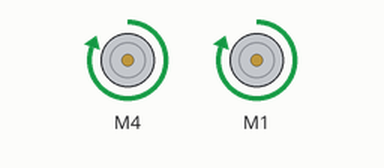
This sketch was run on a simulated Arduino Uno, built with avr-gcc and run on an emulated ATmega328P. On the bench: 2 × DC motor (green arrow = forward, orange = backward, longer = faster).

Above: at 0.1 s.
Timing chart, 0 to 1.6 s (numbered marks = the images above):
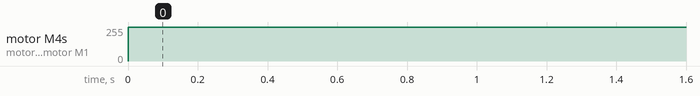

The sketch:

forwardtest.ino
```cpp
#include <Wire.h>
#include <Adafruit_MotorShield.h>
#include "utility/Adafruit_MS_PWMServoDriver.h"
Adafruit_MotorShield AFMS = Adafruit_MotorShield();
Adafruit_DCMotor *motorLeft = AFMS.getMotor(4);
Adafruit_DCMotor *motorRight = AFMS.getMotor(1);

void setup()
{
  AFMS.begin();
}
void loop()
{
  motorLeft->setSpeed(255); // Speed with 100% DC
  motorRight->setSpeed(255); // Speed with 100% DC
  motorLeft->run(FORWARD); // turn it on going forward
  motorRight->run(FORWARD); // turn it on going forward
  delay(2000);
}
```

Measured:
- by itself, motor M4, motor M1: stopped → forward 255/255 at 0.00 s
